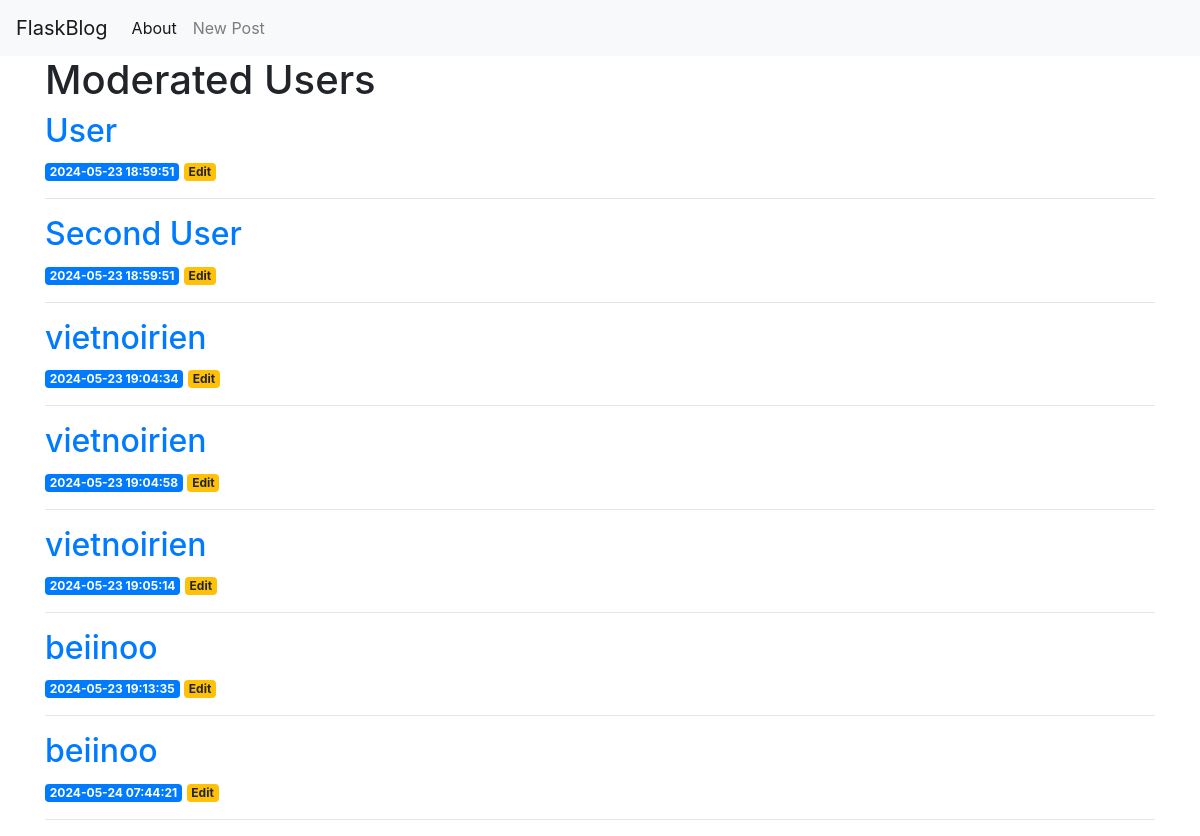
Before: / with the older database file.
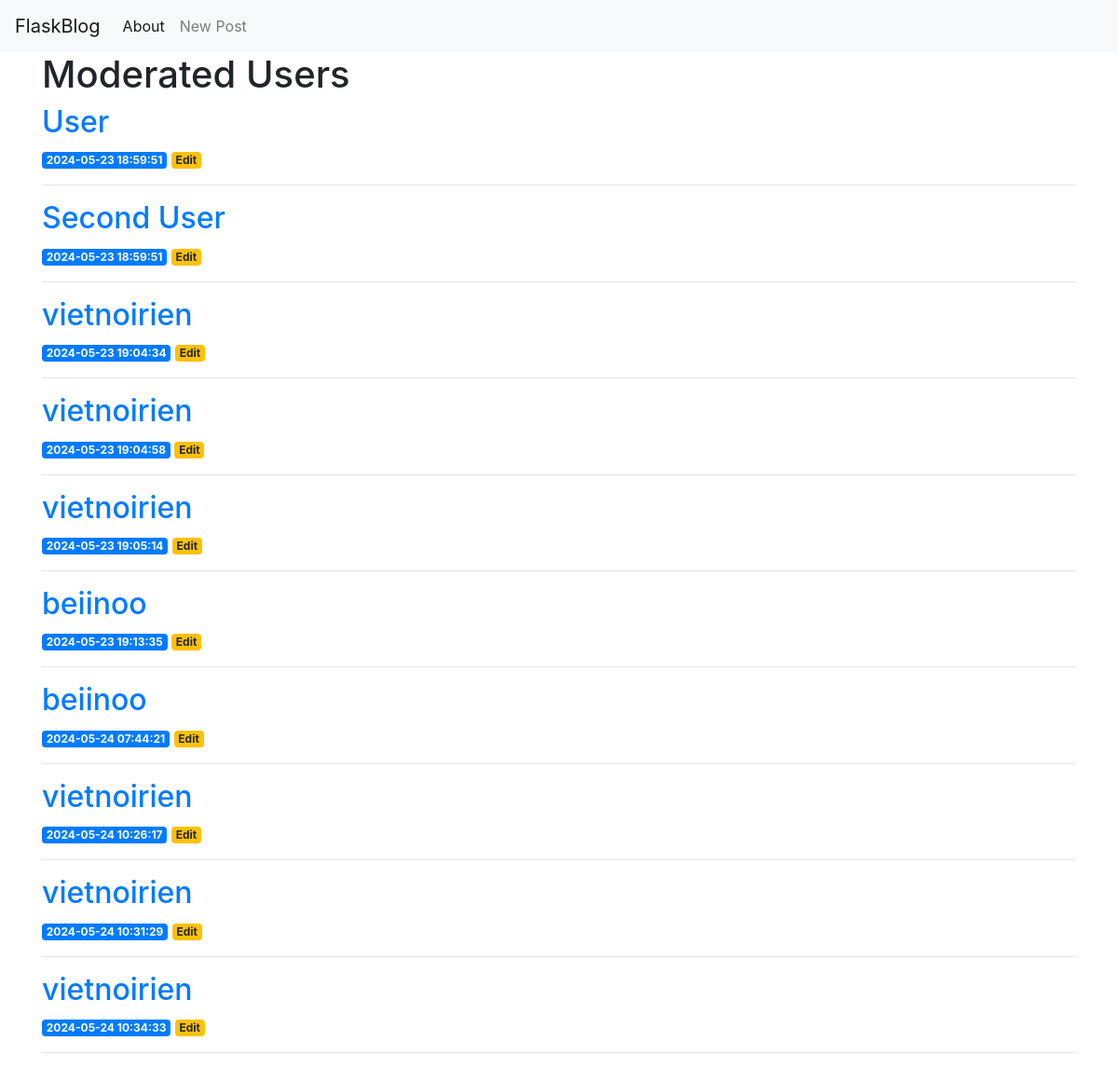
After: the same page with the newer database file.
### tables this page shows
CREATE TABLE posts (
    id INTEGER PRIMARY KEY AUTOINCREMENT,
    created TIMESTAMP NOT NULL DEFAULT CURRENT_TIMESTAMP,
    author TEXT NOT NULL,
    message TEXT NOT NULL,
    moderation TEXT NOT NULL
);

### project.py (the view)
@app.route('/')
def index():
    conn = get_db_connection()
    posts = conn.execute("SELECT * FROM posts").fetchall()
    conn.close()
    return render_template('index.html', posts=posts)

### project.py (called while the page is built)
def get_db_connection():
    conn = sqlite3.connect("database.db")
    conn.row_factory = sqlite3.Row
    return conn

### templates/index.html
{% extends 'base.html' %}
{% block content %}
    <h1>{% block title %} Moderated Users {% endblock %}</h1>
    {% for post in posts %}
        <a href="{{ url_for('post', post_id=post['id']) }}" >
            <h2>{{post['author']}}</h2>
        </a>
        <span class="badge badge-primary">{{post['created']}}</span>
        <a href="{{ url_for('edit', id=post['id']) }}">
            <span class="badge badge-warning">Edit</span>
        </a>
        <hr >
    {% endfor %}
{% endblock %}

### templates/base.html (shortened to what this page needs)
<!doctype html>
<html lang="en">
  <head>
    <link rel="stylesheet" href="https://stackpath.bootstrapcdn.com/bootstrap/4.3.1/css/bootstrap.min.css">
  </head>
  <body>
    <nav class="navbar navbar-expand-md navbar-light bg-light">
        <a class="navbar-brand" href="{{ url_for('index')}}">FlaskBlog</a>
        <div class="collapse navbar-collapse" id="navbarNav">
            <ul class="navbar-nav">
            <li class="nav-item active">
                <a class="nav-link" href="#">About</a>
            </li>
            <li class="nav-item" >
              <a class="nav-link" href="{{url_for('create')}}">New Post</a>
            </li>
            </ul>
        </div>
    </nav>
    <div class="container">
        {% block content %} {% endblock %}
    </div>
  </body>
</html>

Changed rows visible on the page:
added posts: author "vietnoirien", created "2024-05-24 10:26:17"
added posts: author "vietnoirien", created "2024-05-24 10:31:29"
added posts: author "vietnoirien", created "2024-05-24 10:34:33"
